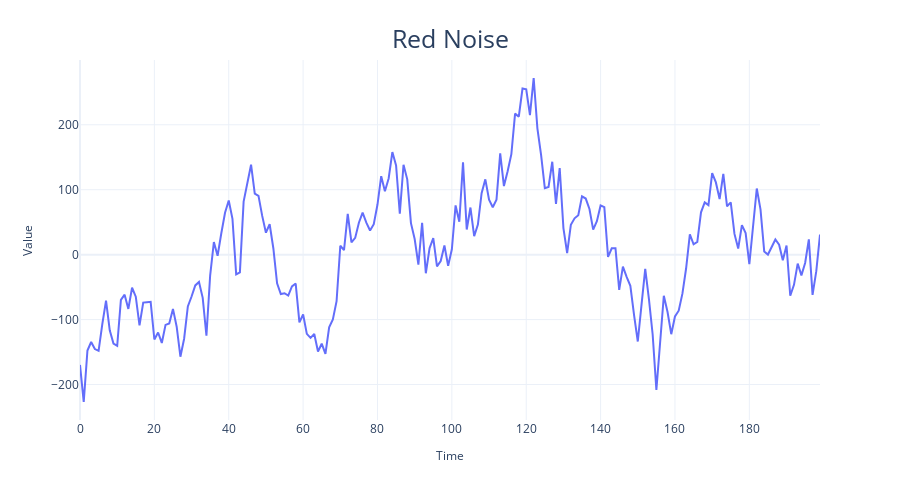

Source (notebook cell):
### Markdown cell above
---- 
# Red Noise

Red noise has zero mean and constant variance but is serially correlated in time. This serial correlation or redness is parameterized by a correlation coefficient r, such that:
$$x_{j+1}=r\cdot x_j + (1-r^2)^{\frac{1}{2}} \cdot w$$

where $w$ is a random sample from a white noise distribution.

### Code cell
# Setting the correlation coefficent
r=0.9

# Generate the time axis
time = np.arange(200)

# Generate white noise
white_noise = np.random.randn(200)*100

# Create Red noise by introducing correlation between sebsequent values in the white noise
values = np.zeros(200)
for i,v in enumerate(white_noise): # i is for number of vector, v is for value of vector
    if i==0:
        values[i]=v
    else:
        values[i]=r*values[i-1]+np.sqrt(1-r**2)*white_noise[i-1]
        
plot_time_series(time, values,'Red Noise')

### Figure 1 — Plotly figure (JSON) as saved in the notebook; plotly's stock layout.template omitted (floating-point values rounded to 4 significant figures; data arrays with more than 128 entries replaced by an {"elided": "..."} marker saying what was removed)
{"data": [{"hovertemplate": "Time=%{x}<br>Value=%{y}<extra></extra>", "legendgroup": "", "line": {"color": "#636efa", "dash": "solid"}, "marker": {"symbol": "circle"}, "mode": "lines", "name": "", "orientation": "v", "showlegend": false, "type": "scatter", "x": {"elided": "200 int values"}, "xaxis": "x", "y": {"elided": "200 float values"}, "yaxis": "y"}], "layout": {"autosize": false, "height": 500, "legend": {"tracegroupgap": 0}, "margin": {"t": 60}, "title": {"font": {"size": 25}, "text": "Red Noise", "x": 0.5, "xanchor": "center", "yanchor": "top"}, "width": 900, "xaxis": {"anchor": "y", "domain": [0, 1], "title": {"font": {"size": 12}, "text": "Time"}}, "yaxis": {"anchor": "x", "domain": [0, 1], "title": {"font": {"size": 12}, "text": "Value"}}}}
